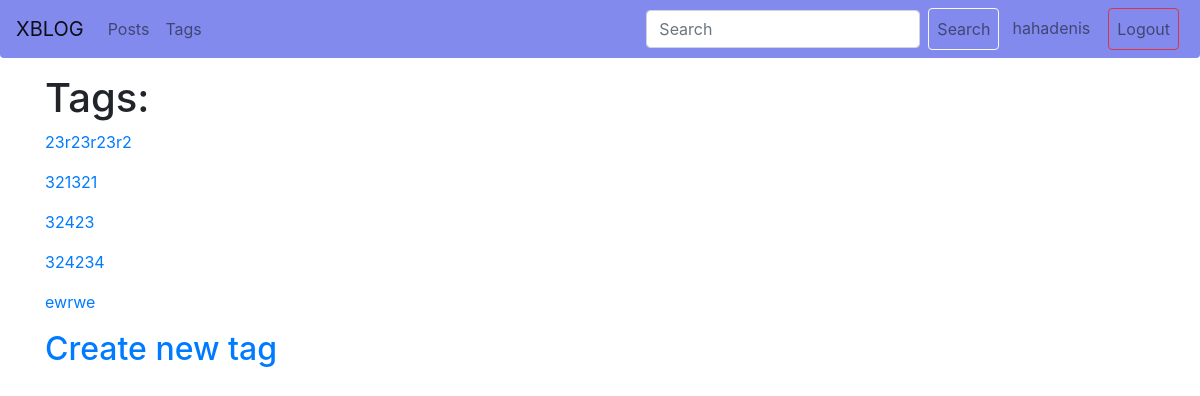
The page /tags/ (signed in) on the database as committed earlier.
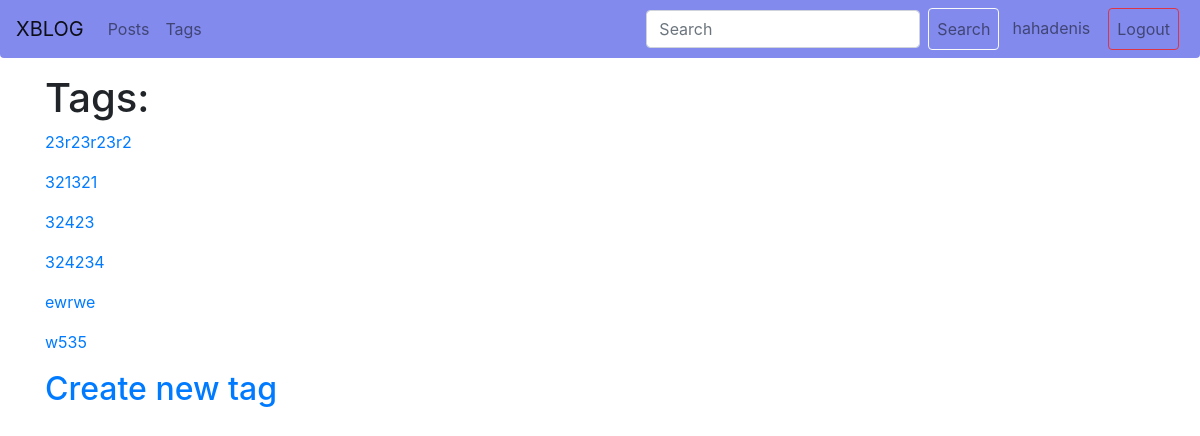
The same page on the database as committed later.
### blog_app_m/models.py (models this page shows, shortened)
class Tag(models.Model):
    author = models.ForeignKey(User, on_delete=models.CASCADE, blank=True, null=True, related_name="tag_author")
    title = models.CharField(max_length=50)
    slug = models.SlugField(max_length=50,unique=True)
    def get_absolute_url(self):
        return reverse('tag_detail_url', kwargs={'slug':self.slug})
    class Meta:
        ordering = ['title']

### blog_app_m/views.py (the view)
# urls.py: path('tags/', tags_list, name='tags_list_url'),
def tags_list(request):
    tags = Tag.objects.all()
    return render(request, 'blog_app_m/tags_list.html', context={'tags':tags})

### blog_app_m/templates/blog_app_m/tags_list.html (shortened to what this page needs)
{% extends 'blog_app_m/base_blog_app_m.html'%}
{% block content %}
    <h1>Tags:</h1>
        {% for tag in tags %}
            <p><a href="{{ tag.get_absolute_url }}"> {{ tag.title }}</a></p>
        {% endfor %}
    <a href="{% url 'tag_create_url' %}"><h2>Create new tag</h2></a>
{% endblock %}

Rows that differ between the two databases and show on the page:
added Tag: title "w535"
